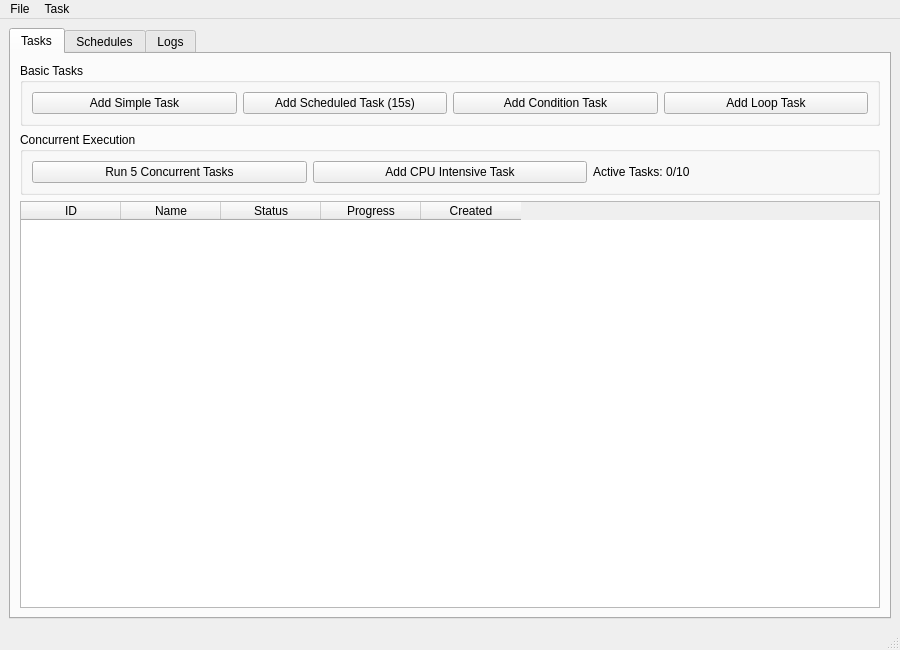
<?xml version="1.0" encoding="UTF-8"?>
<!--
  ~             M""""""""`M            dP
  ~             Mmmmmm   .M            88
  ~             MMMMP  .MMM  dP    dP  88  .dP   .d8888b.
  ~             MMP  .MMMMM  88    88  88888"    88'  `88
  ~             M' .MMMMMMM  88.  .88  88  `8b.  88.  .88
  ~             M         M  `88888P'  dP   `YP  `88888P'
  ~             MMMMMMMMMMM    -*-  Created by Zuko  -*-
  ~
  ~             * * * * * * * * * * * * * * * * * * * * *
  ~             * -    - -   F.R.E.E.M.I.N.D   - -    - *
  ~             * -  Copyright © 2025 (Z) Programing  - *
  ~             *    -  -  All Rights Reserved  -  -    *
  ~             * * * * * * * * * * * * * * * * * * * * *
  -->

<ui version="4.0">
    <class>MainWindow</class>
    <widget class="QMainWindow" name="MainWindow">
        <property name="geometry">
            <rect>
                <x>0</x>
                <y>0</y>
                <width>900</width>
                <height>650</height>
            </rect>
        </property>
        <property name="windowTitle">
            <string>MainWindow</string>
        </property>
        <widget class="QWidget" name="centralwidget">
            <layout class="QVBoxLayout" name="verticalLayout">
                <item>
                    <widget class="QTabWidget" name="tabWidget">
                        <property name="currentIndex">
                            <number>0</number>
                        </property>
                        <widget class="QWidget" name="tabTasks">
                            <attribute name="title">
                                <string>Tasks</string>
                            </attribute>
                            <layout class="QVBoxLayout" name="verticalLayout_2">
                                <item>
                                    <widget class="QGroupBox" name="groupBoxActions">
                                        <property name="title">
                                            <string>Basic Tasks</string>
                                        </property>
                                        <layout class="QHBoxLayout" name="horizontalLayout">
                                            <item>
                                                <widget class="QPushButton" name="btnAddSimpleTask">
                                                    <property name="text">
                                                        <string>Add Simple Task</string>
                                                    </property>
                                                </widget>
                                            </item>
                                            <item>
                                                <widget class="QPushButton" name="btnAddScheduledTask">
                                                    <property name="text">
                                                        <string>Add Scheduled Task (15s)</string>
                                                    </property>
                                                </widget>
                                            </item>
                                            <item>
                                                <widget class="QPushButton" name="btnAddConditionTask">
                                                    <property name="text">
                                                        <string>Add Condition Task</string>
                                                    </property>
                                                </widget>
                                            </item>
                                            <item>
                                                <widget class="QPushButton" name="btnAddLoopTask">
                                                    <property name="text">
                                                        <string>Add Loop Task</string>
                                                    </property>
                                                </widget>
                                            </item>
                                        </layout>
                                    </widget>
                                </item>
                                <item>
                                    <widget class="QGroupBox" name="groupBoxConcurrent">
                                        <property name="title">
                                            <string>Concurrent Execution</string>
                                        </property>
                                        <layout class="QHBoxLayout" name="horizontalLayout_2">
                                            <item>
                                                <widget class="QPushButton" name="btnAddConcurrentTasks">
                                                    <property name="text">
                                                        <string>Run 5 Concurrent Tasks</string>
                                                    </property>
                                                </widget>
                                            </item>
                                            <item>
                                                <widget class="QPushButton" name="btnAddCpuIntensiveTask">
                                                    <property name="text">
                                                        <string>Add CPU Intensive Task</string>
                                                    </property>
                                                </widget>
                                            </item>
                                            <item>
                                                <widget class="QLabel" name="lblActiveTasks">
                                                    <property name="text">
                                                        <string>Active Tasks: 0/10</string>
                                                    </property>
                                                </widget>
                                            </item>
                                        </layout>
                                    </widget>
                                </item>
                                <item>
                                    <widget class="QTableWidget" name="tableTasks">
                                        <property name="selectionBehavior">
                                            <enum>QAbstractItemView::SelectRows</enum>
                                        </property>
                                        <column>
                                            <property name="text">
                                                <string>ID</string>
                                            </property>
                                        </column>
                                        <column>
                                            <property name="text">
                                                <string>Name</string>
                                            </property>
                                        </column>
                                        <column>
                                            <property name="text">
                                                <string>Status</string>
                                            </property>
                                        </column>
                                        <column>
                                            <property name="text">
                                                <string>Progress</string>
                                            </property>
                                        </column>
                                        <column>
                                            <property name="text">
                                                <string>Created</string>
                                            </property>
                                        </column>
                                    </widget>
                                </item>
                            </layout>
                        </widget>
                        <widget class="QWidget" name="tabSchedules">
                            <attribute name="title">
                                <string>Schedules</string>
                            </attribute>
                            <layout class="QVBoxLayout" name="verticalLayout_3">
                                <item>
                                    <widget class="QTableWidget" name="tableSchedules">
                                        <property name="selectionBehavior">
                                            <enum>QAbstractItemView::SelectRows</enum>
                                        </property>
                                        <column>
                                            <property name="text">
                                                <string>Task ID</string>
                                            </property>
                                        </column>
                                        <column>
                                            <property name="text">
                                                <string>Task Name</string>
                                            </property>
                                        </column>
                                        <column>
                                            <property name="text">
                                                <string>Status</string>
                                            </property>
                                        </column>
                                        <column>
                                            <property name="text">
                                                <string>Next Run</string>
                                            </property>
                                        </column>
                                        <column>
                                            <property name="text">
                                                <string>Remaining</string>
                                            </property>
                                        </column>
                                    </widget>
                                </item>
                            </layout>
                        </widget>
                        <widget class="QWidget" name="tabLogs">
                            <attribute name="title">
                                <string>Logs</string>
                            </attribute>
                            <layout class="QVBoxLayout" name="verticalLayout_4">
                                <item>
                                    <widget class="QTextEdit" name="txtLogs">
                                        <property name="readOnly">
                                            <bool>true</bool>
                                        </property>
                                    </widget>
                                </item>
                            </layout>
                        </widget>
                    </widget>
                </item>
            </layout>
        </widget>
        <widget class="QMenuBar" name="menubar">
            <property name="geometry">
                <rect>
                    <x>0</x>
                    <y>0</y>
                    <width>900</width>
                    <height>22</height>
                </rect>
            </property>
            <widget class="QMenu" name="menuFile">
                <property name="title">
                    <string>File</string>
                </property>
                <addaction name="actionExit"/>
            </widget>
            <widget class="QMenu" name="menuTask">
                <property name="title">
                    <string>Task</string>
                </property>
                <addaction name="actionNewTask"/>
                <addaction name="actionNewScheduledTask"/>
                <addaction name="separator"/>
                <addaction name="actionRunConcurrentTasks"/>
                <addaction name="actionCpuIntensiveTask"/>
            </widget>
            <addaction name="menuFile"/>
            <addaction name="menuTask"/>
        </widget>
        <widget class="QStatusBar" name="statusbar"/>
        <action name="actionExit">
            <property name="text">
                <string>Exit</string>
            </property>
        </action>
        <action name="actionNewTask">
            <property name="text">
                <string>New Task</string>
            </property>
        </action>
        <action name="actionNewScheduledTask">
            <property name="text">
                <string>New Scheduled Task</string>
            </property>
        </action>
        <action name="actionRunConcurrentTasks">
            <property name="text">
                <string>Run Concurrent Tasks</string>
            </property>
        </action>
        <action name="actionCpuIntensiveTask">
            <property name="text">
                <string>CPU Intensive Task</string>
            </property>
        </action>
    </widget>
    <resources/>
    <connections/>
</ui>
